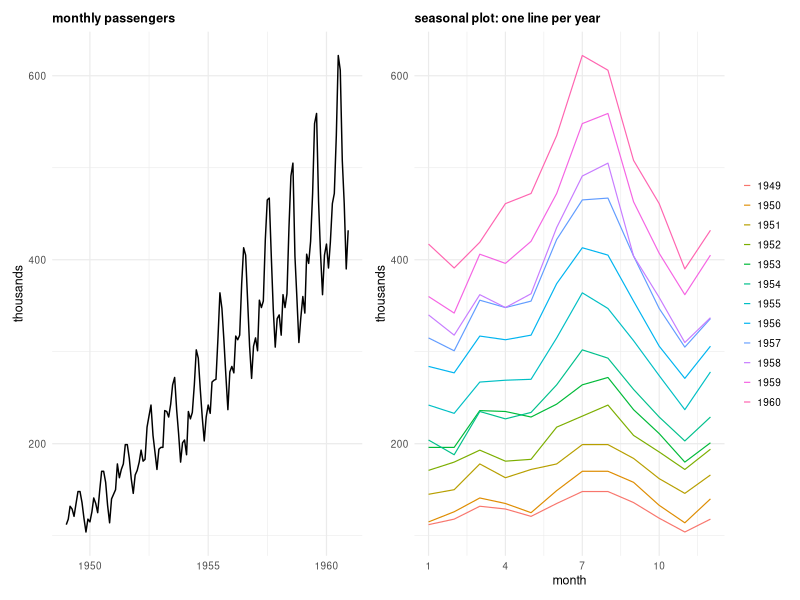
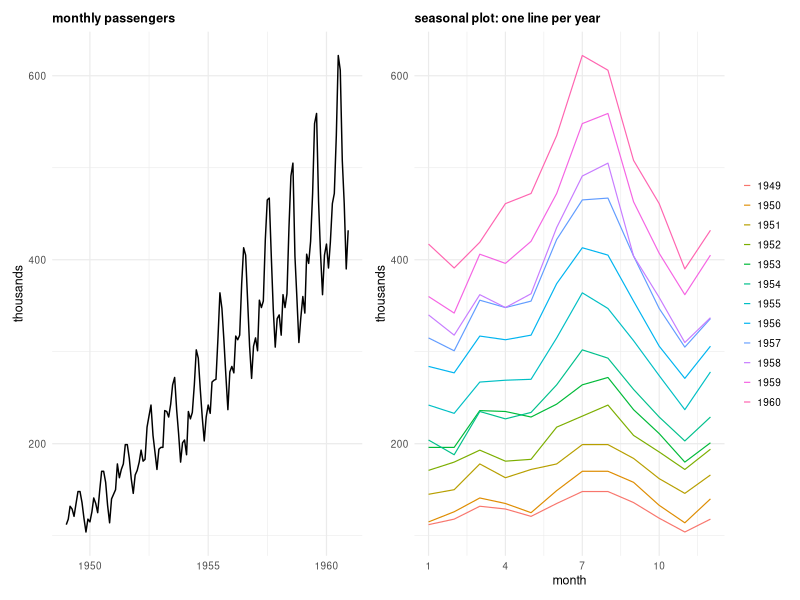

Here is the R script that generated these plots, in order:
library(dplyr)
library(tidyr)
library(ggplot2)
library(readr)
library(patchwork)

theme_set(theme_minimal(base_size = 9) +
              theme(plot.title = element_text(size = 9, face = "bold")))

ap <- tibble(
        year = floor(as.numeric(time(AirPassengers)) + 1e-6),
        month = as.integer(cycle(AirPassengers)),
        passengers = as.numeric(AirPassengers)
    ) |>
    mutate(
        date = as.Date(sprintf("%d-%02d-01", year, month)),
        year = factor(year)
    )

p_raw <- ggplot(ap, aes(date, passengers)) +
  geom_line() +
  labs(title = "monthly passengers", x = NULL, y = "thousands") +
    theme(
        panel.background = element_rect(fill = "transparent", colour = NA),
        plot.background  = element_rect(fill = "transparent", colour = NA)
    )


p_season <- ggplot(ap, aes(month, passengers, group = year, colour = year)) +
  geom_line(linewidth = 0.4) +
  scale_x_continuous(breaks = c(1, 4, 7, 10)) +
  # scale_colour_viridis_c() +
  labs(title = "seasonal plot: one line per year", x = "month", y = "thousands",
       colour = NULL) +
  theme(legend.key.height = unit(0.5, "cm"), legend.key.width = unit(0.2, "cm")) +
    theme(
        panel.background = element_rect(fill = "transparent", colour = NA),
        plot.background  = element_rect(fill = "transparent", colour = NA)
    )

p <- p_raw | p_season
p
ggsave("eda_airpassengers.pdf", p, width = 6.0, height = 2.5)
